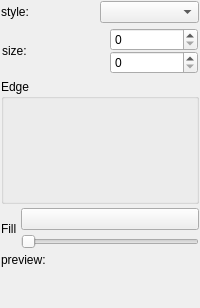
<?xml version="1.0" encoding="UTF-8"?>
<ui version="4.0">
 <class>SAQwtSymbolSetWidget</class>
 <widget class="QWidget" name="SAQwtSymbolSetWidget">
  <property name="geometry">
   <rect>
    <x>0</x>
    <y>0</y>
    <width>200</width>
    <height>308</height>
   </rect>
  </property>
  <property name="windowTitle">
   <string>Symbol Set Widget</string>
  </property>
  <layout class="QVBoxLayout" name="verticalLayout_5">
   <property name="spacing">
    <number>4</number>
   </property>
   <property name="leftMargin">
    <number>1</number>
   </property>
   <property name="topMargin">
    <number>1</number>
   </property>
   <property name="rightMargin">
    <number>1</number>
   </property>
   <property name="bottomMargin">
    <number>1</number>
   </property>
   <item>
    <layout class="QHBoxLayout" name="horizontalLayout">
     <property name="spacing">
      <number>0</number>
     </property>
     <item>
      <widget class="QLabel" name="label">
       <property name="text">
        <string>style:</string>
       </property>
      </widget>
     </item>
     <item>
      <widget class="SAQwtSymbolComboBox" name="comboBoxSymbolStyle"/>
     </item>
    </layout>
   </item>
   <item>
    <layout class="QHBoxLayout" name="horizontalLayout_2">
     <property name="spacing">
      <number>4</number>
     </property>
     <property name="leftMargin">
      <number>1</number>
     </property>
     <property name="topMargin">
      <number>1</number>
     </property>
     <property name="rightMargin">
      <number>1</number>
     </property>
     <property name="bottomMargin">
      <number>1</number>
     </property>
     <item>
      <widget class="QLabel" name="label_2">
       <property name="text">
        <string>size:</string>
       </property>
      </widget>
     </item>
     <item>
      <widget class="QToolButton" name="toolButtonFixWidthHeight">
       <property name="minimumSize">
        <size>
         <width>12</width>
         <height>22</height>
        </size>
       </property>
       <property name="maximumSize">
        <size>
         <width>12</width>
         <height>22</height>
        </size>
       </property>
       <property name="text">
        <string/>
       </property>
       <property name="icon">
        <iconset resource="../icon.qrc">
         <normaloff>:/icon/icons/link.png</normaloff>:/icon/icons/link.png</iconset>
       </property>
       <property name="iconSize">
        <size>
         <width>12</width>
         <height>22</height>
        </size>
       </property>
       <property name="checkable">
        <bool>true</bool>
       </property>
       <property name="autoRaise">
        <bool>true</bool>
       </property>
      </widget>
     </item>
     <item>
      <layout class="QVBoxLayout" name="verticalLayout">
       <property name="spacing">
        <number>0</number>
       </property>
       <item>
        <widget class="QSpinBox" name="spinBoxSizeX">
         <property name="maximum">
          <number>999</number>
         </property>
        </widget>
       </item>
       <item>
        <widget class="QSpinBox" name="spinBoxSizeY">
         <property name="maximum">
          <number>999</number>
         </property>
        </widget>
       </item>
      </layout>
     </item>
    </layout>
   </item>
   <item>
    <widget class="QGroupBox" name="groupBox">
     <property name="sizePolicy">
      <sizepolicy hsizetype="Preferred" vsizetype="Maximum">
       <horstretch>0</horstretch>
       <verstretch>0</verstretch>
      </sizepolicy>
     </property>
     <property name="minimumSize">
      <size>
       <width>0</width>
       <height>0</height>
      </size>
     </property>
     <property name="title">
      <string>Edge</string>
     </property>
     <layout class="QVBoxLayout" name="verticalLayout_2">
      <property name="spacing">
       <number>1</number>
      </property>
      <property name="leftMargin">
       <number>1</number>
      </property>
      <property name="topMargin">
       <number>1</number>
      </property>
      <property name="rightMargin">
       <number>1</number>
      </property>
      <property name="bottomMargin">
       <number>1</number>
      </property>
      <item>
       <widget class="SAPenSetWidget" name="edgetPenSet" native="true">
        <property name="minimumSize">
         <size>
          <width>0</width>
          <height>100</height>
         </size>
        </property>
       </widget>
      </item>
     </layout>
    </widget>
   </item>
   <item>
    <layout class="QHBoxLayout" name="horizontalLayout_3">
     <property name="spacing">
      <number>4</number>
     </property>
    </layout>
   </item>
   <item>
    <layout class="QHBoxLayout" name="horizontalLayout_4">
     <property name="spacing">
      <number>4</number>
     </property>
     <item>
      <widget class="QLabel" name="label_4">
       <property name="text">
        <string>Fill</string>
       </property>
      </widget>
     </item>
     <item>
      <layout class="QVBoxLayout" name="verticalLayout_3">
       <property name="spacing">
        <number>4</number>
       </property>
       <item>
        <widget class="SAColorPickerButton" name="colorPushButtonBrush">
         <property name="text">
          <string/>
         </property>
        </widget>
       </item>
       <item>
        <widget class="QSlider" name="horizontalSliderBrushAlpha">
         <property name="maximum">
          <number>255</number>
         </property>
         <property name="orientation">
          <enum>Qt::Horizontal</enum>
         </property>
        </widget>
       </item>
      </layout>
     </item>
    </layout>
   </item>
   <item>
    <layout class="QVBoxLayout" name="verticalLayout_4">
     <item>
      <widget class="QLabel" name="label_5">
       <property name="text">
        <string>preview:</string>
       </property>
      </widget>
     </item>
     <item>
      <widget class="QLabel" name="labelPreview">
       <property name="sizePolicy">
        <sizepolicy hsizetype="Expanding" vsizetype="Expanding">
         <horstretch>0</horstretch>
         <verstretch>0</verstretch>
        </sizepolicy>
       </property>
       <property name="minimumSize">
        <size>
         <width>0</width>
         <height>30</height>
        </size>
       </property>
       <property name="text">
        <string/>
       </property>
      </widget>
     </item>
    </layout>
   </item>
  </layout>
 </widget>
 <customwidgets>
  <customwidget>
   <class>SAQwtSymbolComboBox</class>
   <extends>QComboBox</extends>
   <header>SAQwtSymbolComboBox.h</header>
  </customwidget>
  <customwidget>
   <class>SAColorPickerButton</class>
   <extends>QPushButton</extends>
   <header>SAColorPickerButton.h</header>
  </customwidget>
  <customwidget>
   <class>SAPenSetWidget</class>
   <extends>QWidget</extends>
   <header>SAPenSetWidget.h</header>
   <container>1</container>
  </customwidget>
 </customwidgets>
 <resources>
  <include location="../icon.qrc"/>
 </resources>
 <connections/>
</ui>
